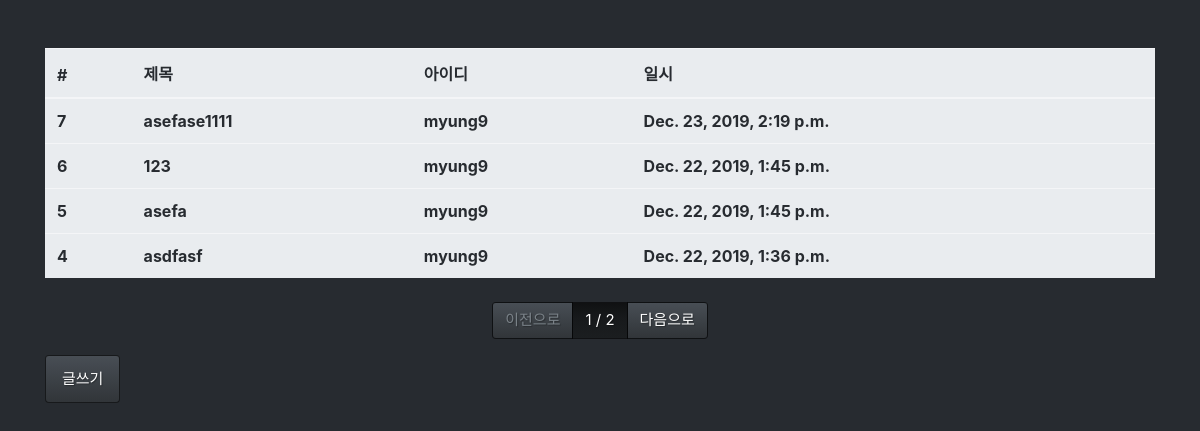
Before: /board/list/ with the older database file.
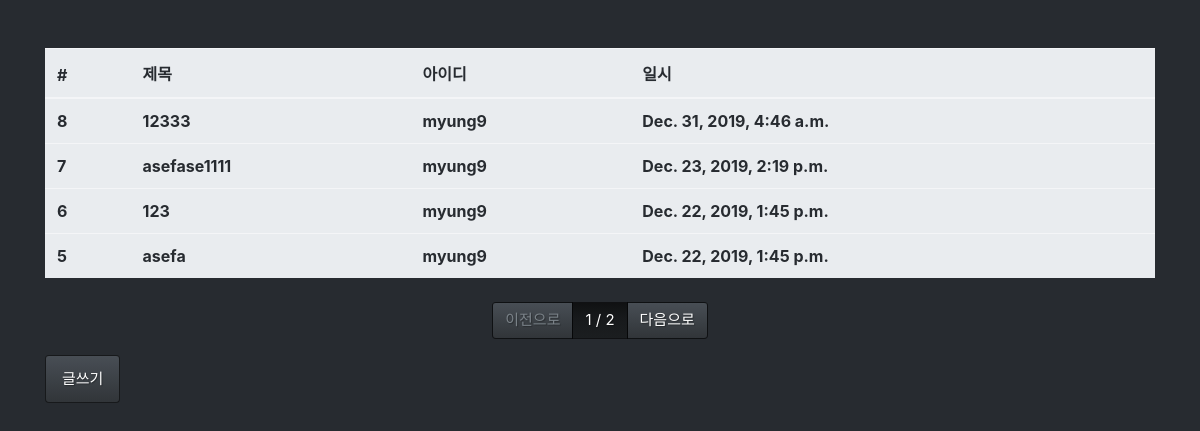
After: the same page with the newer database file.
### board/models.py (models this page shows, shortened)
class Board(models.Model):
    objects = models.Manager()
    title = models.CharField(max_length=128,
                                verbose_name='제목')
    contents = models.TextField(verbose_name='내용')
    writer = models.ForeignKey('mguser.Mguser',
                                on_delete=models.CASCADE, # 삭제되면 같이 삭제
                                verbose_name='작성자')
    tags = models.ManyToManyField('tag.Tag', verbose_name='태그')
    registered_dttm = models.DateTimeField(auto_now_add=True,
                                            verbose_name='등록시간')
    class Meta:
        db_table = 'mg_board'
        verbose_name = '게시글'
        verbose_name_plural = 'mg 게시글' # 복수형

### mguser/models.py (models this page shows)
class Mguser(models.Model):
    objects = models.Manager() # vscode 오류 / 추가하고 or pylint-django 설치
    username = models.CharField(max_length=128,
                                verbose_name='사용자명')
    useremail = models.EmailField(max_length=128,
                                verbose_name='사용자 이메일')
    password = models.CharField(max_length=64,
                                verbose_name='비밀번호')
    registered_dttm = models.DateTimeField(auto_now_add=True,
                                            verbose_name='등록시간')
    def __str__(self): # 관리자페이지에 object를 이름으로 명시
        return self.username
    class Meta:
        db_table = 'mg_mguser'
        verbose_name = 'mg 사용자'
        verbose_name_plural = 'mg 사용자' # 복수형

### board/views.py (the view)
# urls.py: path('list/', views.board_list),
def board_list(request):
    all_boards = Board.objects.all().order_by('-id') # 가져오면서 최신것을 가져오게 정렬
    page = int(request.GET.get('p', 1))
    paginator = Paginator(all_boards, 4)
    boards = paginator.get_page(page)
    return render(request, 'board_list.html', {'boards': boards})

### board/templates/board_list.html
{% extends "base.html" %}
{% block contents %}
<div class="row mt-5">
	<div class="col-12">
		<table class="table table-light">
			<thead class="table-light text-dark">
				<tr>
					<th>#</th>
					<th>제목</th>
					<th>아이디</th>
					<th>일시</th>
				</tr>
			</thead>
			<tbody class="text-dark">
				{% for board in boards %}
				<tr onclick="location.href='/board/detail/{{ board.id }}'">
					<th>{{ board.id }}</th>
					<th>{{ board.title }}</th>
					<th>{{ board.writer }}</th>
					<th>{{ board.registered_dttm }}</th>
				</tr>
				{% endfor %}
			</tbody>
		</table>
	</div>
</div>
<div class="row mt-2">
	<div class="col-12">
		<nav>
			<ul class="pagination justify-content-center">
				{% if boards.has_previous  %}
				<li class='page-item'>
					<a class="page-link" href="?p={{ boards.previous_page_number }}">이전으로</a>
				</li>
				{% else %}
				<li class="page-item disabled">
					<a class="page-link" href="#">이전으로</a>
				</li>
				{% endif %}
				<li class="page-item active">
					<a class="page-link" href="#">{{ boards.number }} / {{ boards.paginator.num_pages }} </a>
				</li>
				<li class='page-item'>
				{% if boards.has_next %}
				<li class="page-item">
					<a class="page-link" href="?p={{ boards.next_page_number }}">다음으로</a>
				</li>
				{% else %}
				<li class="page-item disabled">
					<a class="page-link disabled" href="#">다음으로</a>
				</li>
				{% endif %}
			</ul>
		</nav>
	</div>
</div>
<div class="row">
	<div class="col-12">
		<button class="btn btn-primary" onclick="location.href='/board/write/'">글쓰기</button>
	</div>
</div>
{% endblock %}

Changed rows visible on the page:
no longer on this page (row unchanged): Board: id "4", title "asdfasf", writer "myung9", registered_dttm "Dec. 22, 2019, 1:36 p.m."
added Board: id "8", title "12333", writer "myung9", registered_dttm "Dec. 31, 2019, 4:46 a.m."
